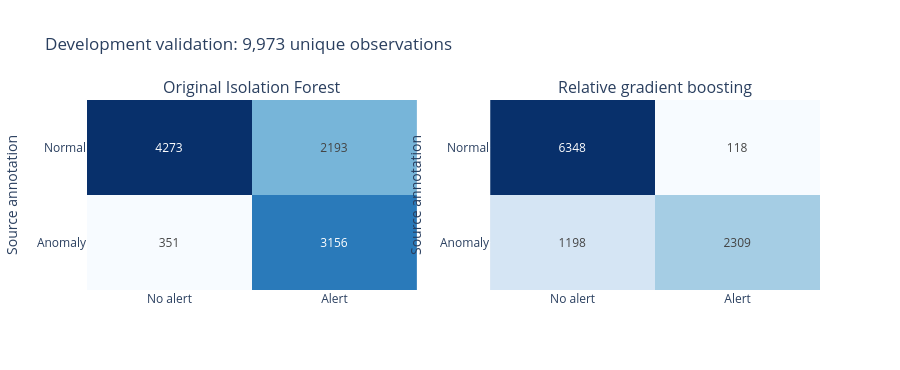

Source (notebook cell):
### Markdown cell above
## Reading the confusion matrices

Each matrix compares source annotations with persistent model alerts. Rows show whether SKAB labels a reading normal or anomalous. Columns show whether the detector raises an alert. The selected model reduces false-positive readings from 2,193 to 118, but missed anomalous readings increase from 351 to 1,198.

The new model makes no assessment during initialization. Its 519 normal initialization readings appear in the full matrix as normal readings without an alert. To avoid treating this unavailable period as successful detection, the report also calculates the false-positive rate (FPR) over available normal readings. Any anomalous initialization readings would still count as missed anomalies in recall.

### Code cell
fig = make_subplots(
    rows=1, cols=2, subplot_titles=["Original Isolation Forest", "Relative gradient boosting"]
)
for column, metrics in enumerate([baseline, selected], start=1):
    matrix = [[metrics["tn"], metrics["fp"]], [metrics["fn"], metrics["tp"]]]
    fig.add_trace(
        go.Heatmap(
            z=matrix,
            x=["No alert", "Alert"],
            y=["Normal", "Anomaly"],
            text=matrix,
            texttemplate="%{text}",
            colorscale="Blues",
            showscale=False,
        ),
        row=1,
        col=column,
    )
fig.update_yaxes(autorange="reversed", title_text="Source annotation")
fig.update_layout(height=370, title="Development validation: 9,973 unique observations")
fig.show()

### Figure 1 — Plotly figure (JSON) as saved in the notebook; plotly's stock layout.template omitted (floating-point values rounded to 4 significant figures)
{"data": [{"colorscale": [[0, "rgb(247,251,255)"], [0.125, "rgb(222,235,247)"], [0.25, "rgb(198,219,239)"], [0.375, "rgb(158,202,225)"], [0.5, "rgb(107,174,214)"], [0.625, "rgb(66,146,198)"], [0.75, "rgb(33,113,181)"], [0.875, "rgb(8,81,156)"], [1, "rgb(8,48,107)"]], "showscale": false, "text": [[4273, 2193], [351, 3156]], "texttemplate": "%{text}", "type": "heatmap", "x": ["No alert", "Alert"], "xaxis": "x", "y": ["Normal", "Anomaly"], "yaxis": "y", "z": [[4273, 2193], [351, 3156]]}, {"colorscale": [[0, "rgb(247,251,255)"], [0.125, "rgb(222,235,247)"], [0.25, "rgb(198,219,239)"], [0.375, "rgb(158,202,225)"], [0.5, "rgb(107,174,214)"], [0.625, "rgb(66,146,198)"], [0.75, "rgb(33,113,181)"], [0.875, "rgb(8,81,156)"], [1, "rgb(8,48,107)"]], "showscale": false, "text": [[6348, 118], [1198, 2309]], "texttemplate": "%{text}", "type": "heatmap", "x": ["No alert", "Alert"], "xaxis": "x2", "y": ["Normal", "Anomaly"], "yaxis": "y2", "z": [[6348, 118], [1198, 2309]]}], "layout": {"annotations": [{"font": {"size": 16}, "showarrow": false, "text": "Original Isolation Forest", "x": 0.225, "xanchor": "center", "xref": "paper", "y": 1, "yanchor": "bottom", "yref": "paper"}, {"font": {"size": 16}, "showarrow": false, "text": "Relative gradient boosting", "x": 0.775, "xanchor": "center", "xref": "paper", "y": 1, "yanchor": "bottom", "yref": "paper"}], "height": 370, "title": {"text": "Development validation: 9,973 unique observations"}, "xaxis": {"anchor": "y", "domain": [0, 0.45]}, "xaxis2": {"anchor": "y2", "domain": [0.55, 1]}, "yaxis": {"anchor": "x", "autorange": "reversed", "domain": [0, 1], "title": {"text": "Source annotation"}}, "yaxis2": {"anchor": "x2", "autorange": "reversed", "domain": [0, 1], "title": {"text": "Source annotation"}}}}
